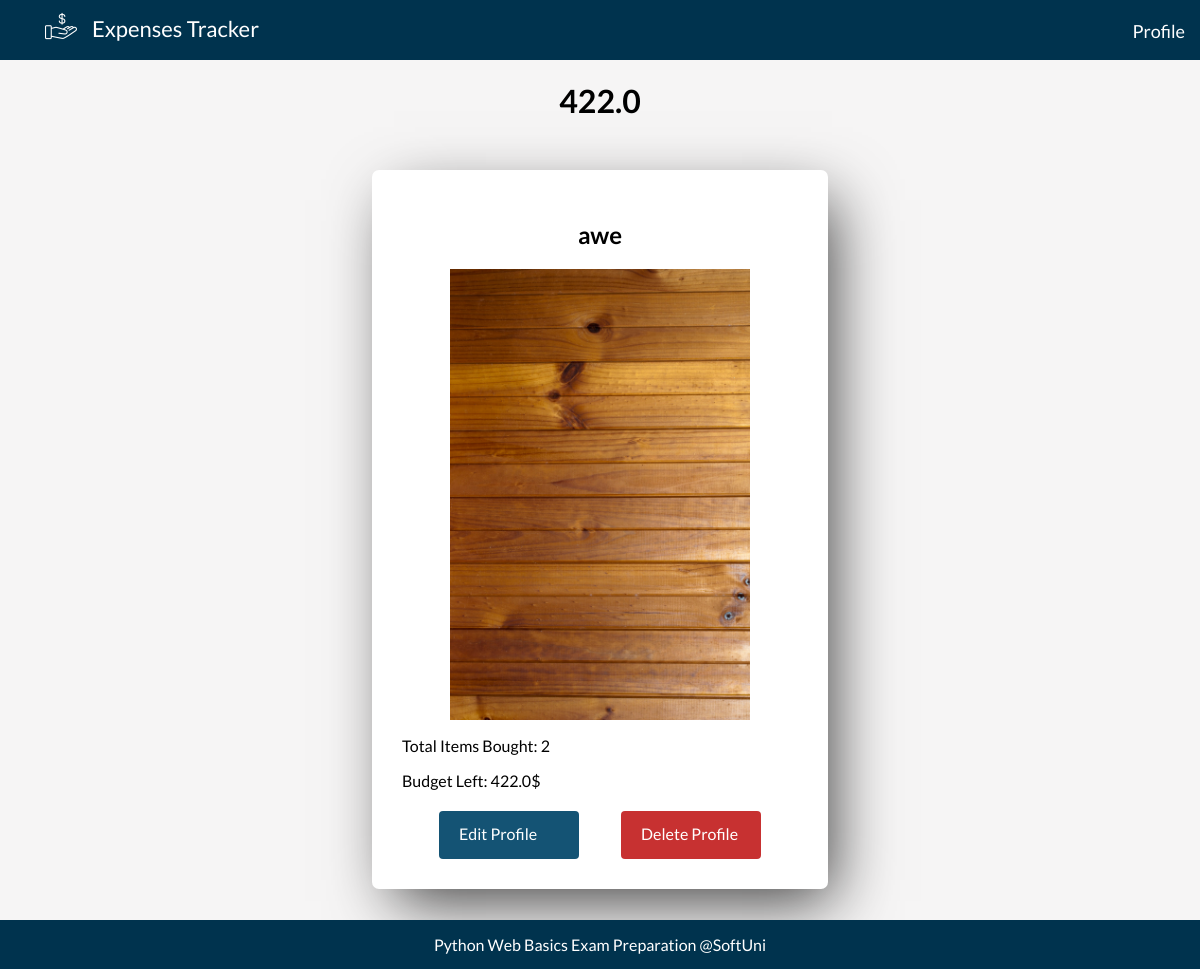
/profile/, run on the app's committed database.
### web_1_prep/main/models.py (models this page shows, shortened)
class Profile(models.Model):
    FIRST_NAME_MAX_LENGTH = 15
    LAST_NAME_MAX_LENGTH = 15
    FIRST_NAME_MIN_LENGTH = 2
    LAST_NAME_MIN_LENGTH = 2
    MAX_PHOTO_SIZE = 5
    MIN_BUDGET = 0.0
    IMAGE_UPLOAD_TO = 'PROFILES/'
    first_name = models.CharField(
        max_length=FIRST_NAME_MAX_LENGTH,
        validators=(
            MinLengthValidator(FIRST_NAME_MIN_LENGTH),
            validate_only_letters
        )
    )
    last_name = models.CharField(
        max_length=FIRST_NAME_MAX_LENGTH,
        validators=(
            MinLengthValidator(FIRST_NAME_MIN_LENGTH),
            validate_only_letters,
        )
    )
    budget = models.FloatField(
        default=0,
        validators=(
            MinValueValidator(MIN_BUDGET),
        )
    )
    profile_image = models.ImageField(
        upload_to=IMAGE_UPLOAD_TO,
        null=True,
        blank=True,
        validators=(
            MaxSizeValidator(MAX_PHOTO_SIZE),
        )
    )

### web_1_prep/main/views/profile.py (the view)
# urls.py: path('profile/', show_profile, name='profile details'),
def show_profile(request):
    profile = get_profile()
    context = {
        'profile': profile
    }
    return render(request, 'profile.html', context)

### web_1_prep/helpers.py (called while the page is built)
def get_profile():
    profile = Profile.objects.all()
    return profile[0]

### web_1_prep/main/templatetags/profiles.py (called while the page is built)
@register.simple_tag()
def profiles_exist():
    return Profile.objects.count() > 0

### web_1_prep/main/templates/profile.html
{% extends 'base.html' %}
{% load static %}
{% block page_content %}
    <h1>{{ profile.budget}}</h1>
    <div class="expenses-container">
        <div class="expense-container">
            <h2>{{ profile.first_name }}</h2>
            {% if profile.profile_image %}
                <img src="{{ profile.profile_image.url }}" alt="description">
            {% else %}
                <img src="{% static 'images/user.png'%}" alt="description">
            {% endif %}
            <p>Total Items Bought: 2</p>
            <p>Budget Left: {{ profile.budget }}$</p>
            <div class="right">
                <a class="button edit" href="#">Edit Profile</a>
                <a class="button delete" href="#">Delete Profile</a>
            </div>
        </div>
    </div>
{% endblock %}

### static/css/style.css (style rules this page uses)
body { background: #f6f5f5; font-family: 'Lato', sans-serif; margin: 0; padding: 0; }
a { text-decoration: none; color: white; }
h1 { text-align: center; }
input[type=submit], .button { background-color: #145374; color: white; padding: 13px 20px; border: none; border-radius: 4px; cursor: pointer; width: 100px; height: 50px; font-family: 'Lato', sans-serif; font-size: 16px; display: block; margin: 5px auto 0; }
.button.edit { background-color: #145374; margin-right: 5px; height: 22px; }
.button.delete { background: #c73131; height: 22px; }
.expenses-container { display: flex; justify-content: space-evenly; margin-top: 50px; margin-bottom: 80px; }
.expense-container, .expenses-list { width: 33%; -webkit-box-shadow: 13px 21px 60px -9px rgba(0, 0, 0, 0.75); -moz-box-shadow: 13px 21px 60px -9px rgba(0, 0, 0, 0.75); box-shadow: 13px 21px 60px -9px rgba(0, 0, 0, 0.75); border-radius: 7px; padding: 30px; background: white; }
.expense-container h2 { text-align: center; }
.expense-container img { display: block; width: 300px; height: auto; margin: 0 auto; }
.right { display: flex; justify-content: space-between; }

### data on the page
Profile: budget "422.0", first_name "awe", profile_image (picture)
